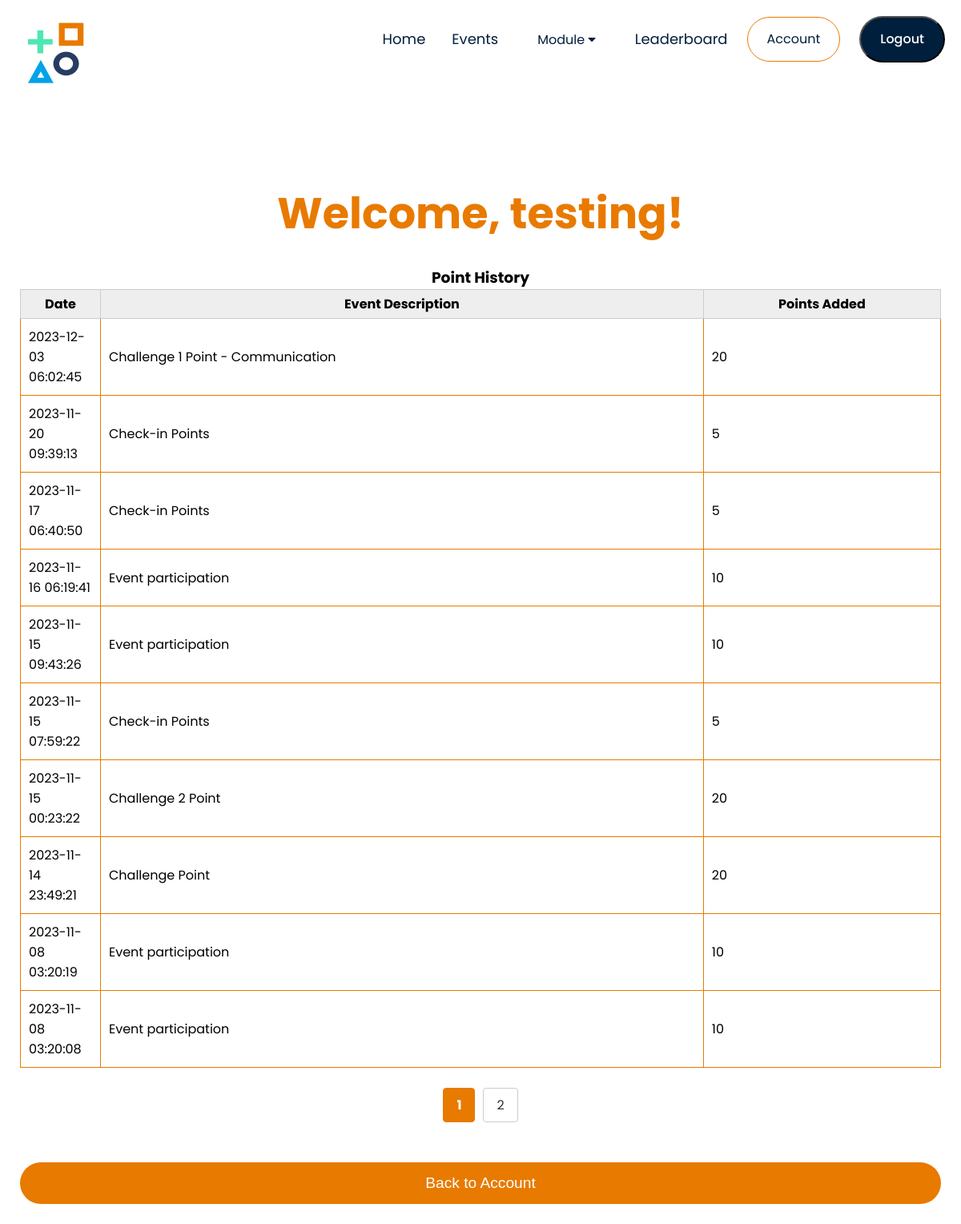
Screenshot of /Event/Public/point_history.php (signed in) with the database file from the repository.
### tables this page shows
CREATE TABLE `point_history` (
  `id` int(11) NOT NULL,
  `username` varchar(255) NOT NULL,
  `points_added` int(11) NOT NULL,
  `event_description` varchar(255) NOT NULL,
  `added_at` timestamp NOT NULL DEFAULT current_timestamp()
);

### Event/Public/logic_controller.php (called while the page is built, shortened)
<?php
function getPointHistoryDataPaginated($conn, $username, $start_index, $items_per_page) {
    $pointHistoryQuery = "SELECT * FROM point_history WHERE username = ? ORDER BY added_at DESC LIMIT ?, ?";
    $pointHistoryStmt = $conn->prepare($pointHistoryQuery);
    $pointHistoryStmt->bind_param("sii", $username, $start_index, $items_per_page);
    $pointHistoryStmt->execute();
    $pointHistoryResult = $pointHistoryStmt->get_result();
    $pointHistoryData = array();
    while ($row = $pointHistoryResult->fetch_assoc()) {
        $pointHistoryData[] = array(
            'date' => $row['added_at'],
            'event_description' => $row['event_description'],
            'points_added' => $row['points_added']
        );
    }
    return $pointHistoryData;
}
function getTotalRows($conn, $username) {
    $totalRowsQuery = "SELECT COUNT(*) as count FROM point_history WHERE username = ?";
    $totalRowsStmt = $conn->prepare($totalRowsQuery);
    $totalRowsStmt->bind_param("s", $username);
    $totalRowsStmt->execute();
    $result = $totalRowsStmt->get_result();
    $count = $result->fetch_assoc()['count'];
    return $count;
}
?>

### Event/Public/point_history.php (the view, shortened to what this page needs)
<?php
require_once('db_connect.php');
require_once('Part/header.php');
require_once('logic_controller.php');
$username = $_SESSION["username"];
$totalRows = getTotalRows($conn, $username);
$items_per_page = 10;
$totalPages = ceil($totalRows / $items_per_page);
$page = isset($_GET['page']) ? $_GET['page'] : 1;
$start_index = ($page - 1) * $items_per_page;
$pointHistoryData = getPointHistoryDataPaginated($conn, $username, $start_index, $items_per_page);
?>
<!DOCTYPE html>
<html lang="en">
<head>
    <link rel="stylesheet" href="public.css">
    <link rel="stylesheet" href="https://stackpath.bootstrapcdn.com/font-awesome/4.7.0/css/font-awesome.min.css">
</head>
<body>
    <div class="container">
        <h2 class="title"><br>Welcome, <?php echo $username; ?>!</h2>
    </div>
    <div class="page-container">
        <h3>Point History</h3>
        <table>
            <thead>
                <tr>
                    <th class="date-column">Date</th>
                    <th>Event Description</th>
                    <th>Points Added</th>
                </tr>
            </thead>
            <tbody>
                <?php
                foreach ($pointHistoryData as $row) {
                    echo "<tr>";
                    echo "<td>{$row['date']}</td>";
                    echo "<td>{$row['event_description']}</td>";
                    echo "<td>{$row['points_added']}</td>";
                    echo "</tr>";
                }
                ?>
            </tbody>
        </table>
        <div class="pagination">
            <?php for ($i = 1; $i <= $totalPages; $i++) : ?>
                <a href="?page=<?php echo $i; ?>" class="<?php echo $i == $page ? 'current-page' : ''; ?>"><?php echo $i; ?></a>
            <?php endfor; ?>
        </div>
        <button class="btn"><a href="account.php">Back to Account</a></button>
    </div>
</body>
</html>

### Event/Public/public.css (style rules this page uses)
* { margin: 0; padding: 0; box-sizing: border-box; }
body { font-family: 'Poppins', sans-serif; }
a { text-decoration: none; color: #555; }
.container { max-width: 1300px; margin: auto; padding: 25px; }
.page-container { max-width: 1300px; margin: auto; padding-left: 25px; padding-right: 25px; text-align: center; }
.btn { display: block; width: 100%; padding: 15px 20px; text-align: center; border: none; background: #E87A00; outline: none; border-radius: 30px; font-size: 1.2rem; color: #FFF; cursor: pointer; transition: 0.3s; margin-bottom: 25px; }
.btn a { color:#fff; }
.title { color: #E87A00; font-size: 54px; font-family: 'Poppins', sans-serif; font-weight: 700; text-align: center; }
table { border-collapse: collapse; width: 100%; margin-bottom:25px; }
th, td { border: 1px solid #ccc; padding: 5px; }
th { background-color: #eee; }
.date-column { width: 100px; }
.leaderboard th, td { padding: 10px; text-align: left; border: 1px solid #E87A00; }
.current-page { color: orange; font-weight: bold; }
.pagination { display: flex; justify-content: center; margin-top: 20px; margin-bottom:50px; }
.pagination a { padding: 8px 16px; margin: 0 5px; text-decoration: none; color: #333; border: 1px solid #ccc; border-radius: 4px; }
.pagination a.current-page { background-color: #E87A00; color: #fff; border: 1px solid #E87A00; }

### rows the page displays
point_history: added_at "2023-12-03 06:02:45", event_description "Challenge 1 Point - Communication", points_added "20"
point_history: added_at "2023-11-20 09:39:13", event_description "Check-in Points", points_added "5"
point_history: added_at "2023-11-17 06:40:50", event_description "Check-in Points", points_added "5"
point_history: added_at "2023-11-16 06:19:41", event_description "Event participation", points_added "10"
point_history: added_at "2023-11-15 09:43:26", event_description "Event participation", points_added "10"
point_history: added_at "2023-11-15 07:59:22", event_description "Check-in Points", points_added "5"
point_history: added_at "2023-11-15 00:23:22", event_description "Challenge 2 Point", points_added "20"
point_history: added_at "2023-11-14 23:49:21", event_description "Challenge Point", points_added "20"
point_history: added_at "2023-11-08 03:20:19", event_description "Event participation", points_added "10"
point_history: added_at "2023-11-08 03:20:08", event_description "Event participation", points_added "10"

### other values shown
$username "testing"
